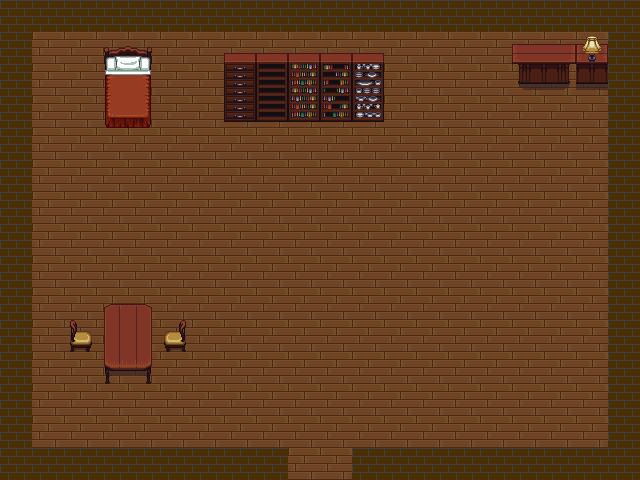

This game map was drawn from its Tiled (.tmx) file and the tilesets committed beside it. A one-line description and the trimmed map source follow:
An orthogonal 20x15 tile map with 32x32 px tiles, 3 tile layers (foreground, background, lamp), 2 tilesets.

<map version="1.0" orientation="orthogonal" width="20" height="15" tilewidth="32" tileheight="32">
 <tileset firstgid="1" name="Bricks" tilewidth="32" tileheight="32">
  <image source="tilesets/Bricks.png" width="64" height="64" />
  <tile id="3">
   <properties>
    <property name="blocked" value="" />
   </properties>
  </tile>
 </tileset>
 <tileset firstgid="5" name="house_inside" tilewidth="32" tileheight="32">
  <image source="tilesets/house_inside.png" width="512" height="448" />
  <tile id="59">
   <properties>
    <property name="blocked" value="" />
   </properties>
  </tile>
  <tile id="60">
   <properties>
    <property name="blocked" value="" />
   </properties>
  </tile>
  <tile id="61">
   <properties>
    <property name="blocked" value="" />
   </properties>
  </tile>
  <tile id="62">
   <properties>
    <property name="blocked" value="" />
   </properties>
  </tile>
  <tile id="63">
   <properties>
    <property name="blocked" value="" />
   </properties>
  </tile>
  <tile id="75">
   <properties>
    <property name="blocked" value="" />
   </properties>
  </tile>
  <tile id="76">
   <properties>
    <property name="blocked" value="" />
   </properties>
  </tile>
  <tile id="77">
   <properties>
    <property name="blocked" value="" />
   </properties>
  </tile>
  <tile id="78">
   <properties>
    <property name="blocked" value="" />
   </properties>
  </tile>
  <tile id="79">
   <properties>
    <property name="blocked" value="" />
   </properties>
  </tile>
  <tile id="84">
   <properties>
    <property name="blocked" value="" />
   </properties>
  </tile>
  <tile id="85">
   <properties>
    <property name="blocked" value="" />
   </properties>
  </tile>
  <tile id="100">
   <properties>
    <property name="blocked" value="" />
   </properties>
  </tile>
  <tile id="101">
   <properties>
    <property name="blocked" value="" />
   </properties>
  </tile>
 </tileset>
 <layer name="foreground" width="20" height="15">
  <data>[300 cells, 300 non-empty, 1 distinct tile ids]</data>
 </layer>
 <layer name="background" width="20" height="15">
  <data>[300 cells, 99 non-empty, 36 distinct tile ids]</data>
 </layer>
 <layer name="lamp" width="20" height="15">
  <data>[300 cells, 1 non-empty, 1 distinct tile ids]</data>
 </layer>
</map>
